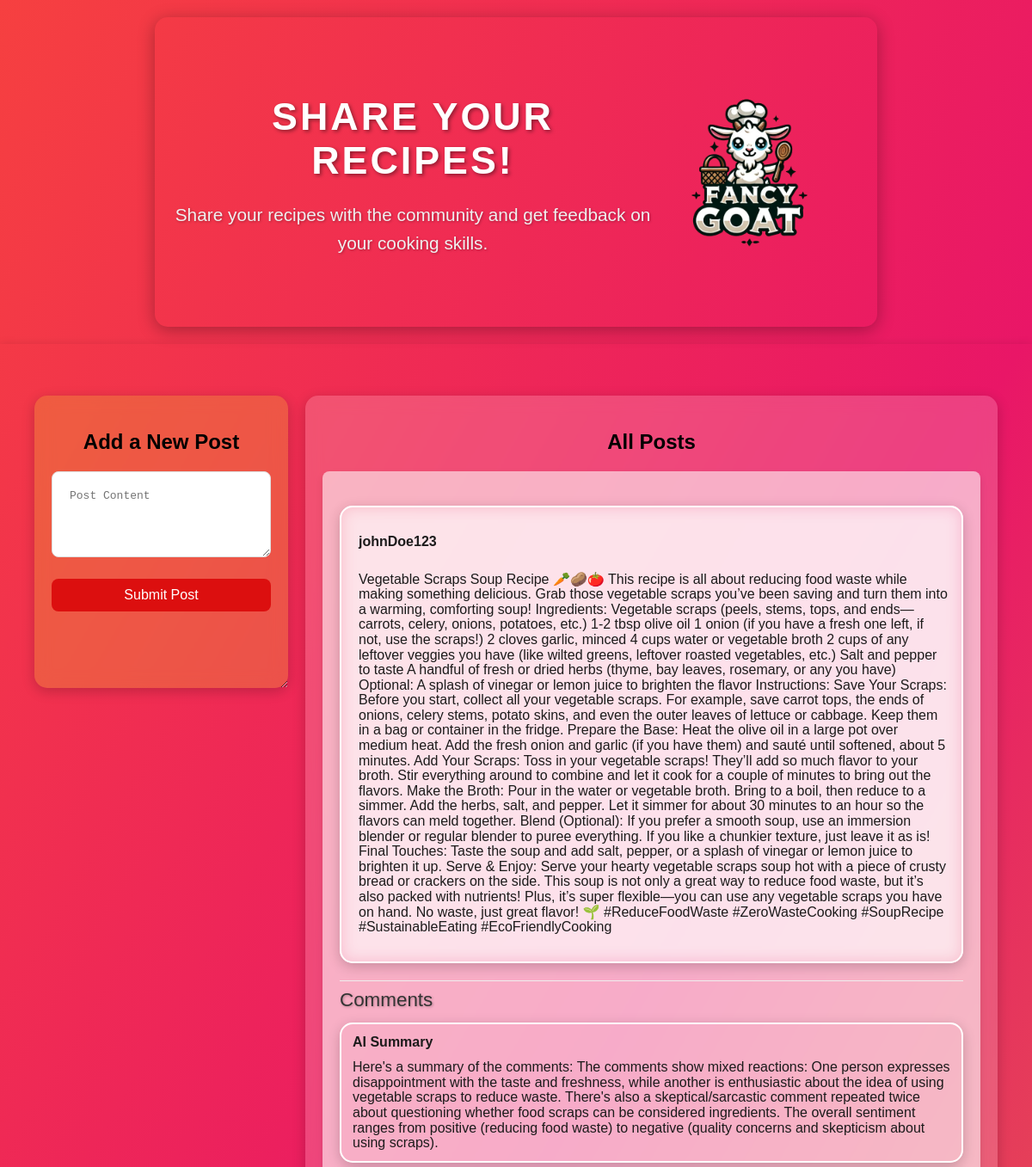
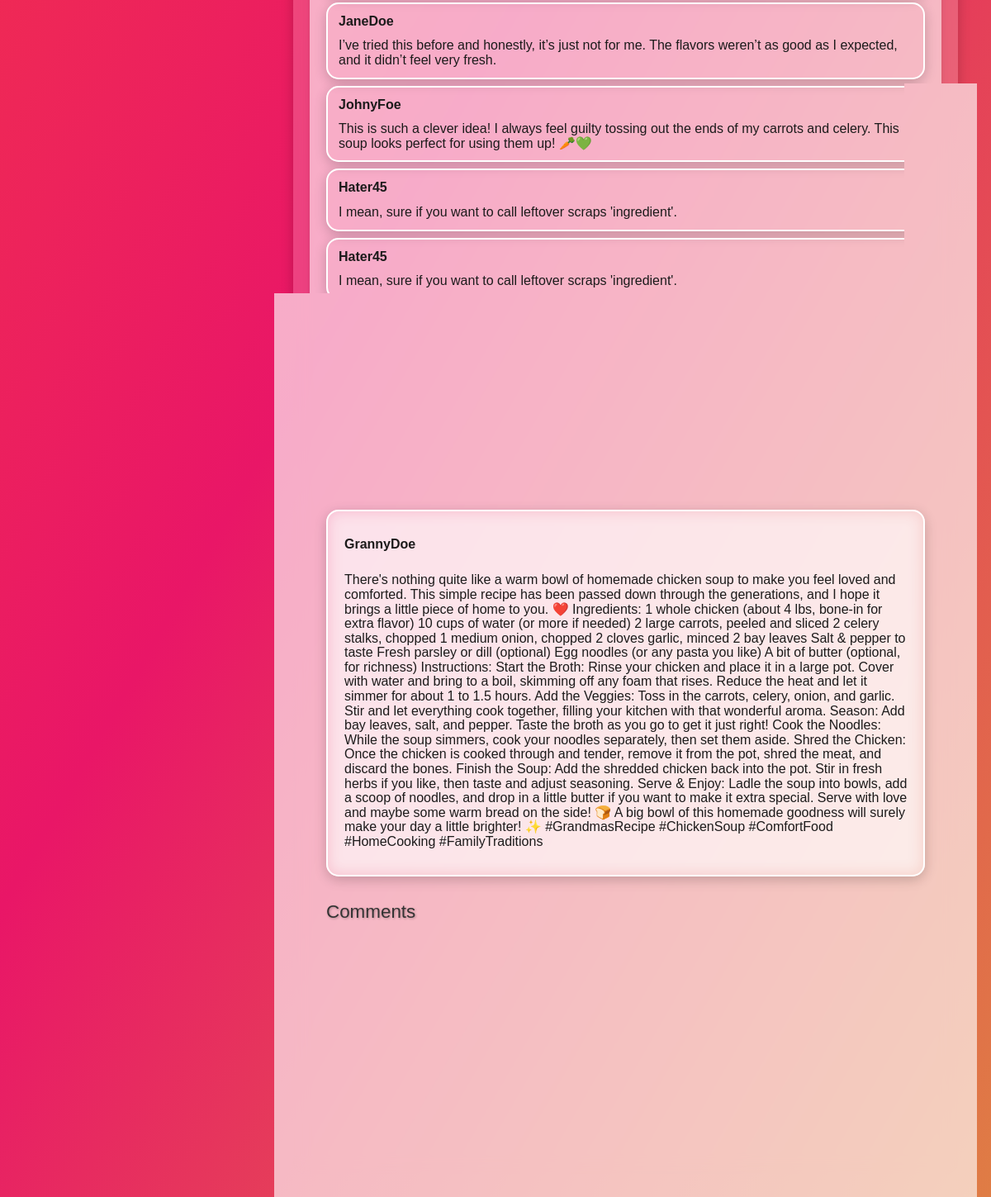
The app's page /community with its own data (2 pictures, top to bottom).
### tables this page shows
CREATE TABLE post(creator,content,id);

CREATE TABLE aisummary (id,content);

CREATE TABLE comment(id,creator,content);

### main.py (the view, shortened to what this page needs)
@app.route('/community',methods=['GET', 'POST'])
def community():
    conn = sqlite3.connect('user.db')
    conn.row_factory = sqlite3.Row
    cursor = conn.cursor()
    cursor.execute('SELECT * FROM post')
    posts = cursor.fetchall()
    comments = {}
    summaries = {}
    for post in posts:
        cursor.execute('SELECT * FROM comment WHERE id = ?', (post['id'],))
        comments[post["id"]] = cursor.fetchall()
        cursor.execute('SELECT content FROM aisummary WHERE id = ?', (post['id'],))
        summaries[post["id"]] = cursor.fetchone()
    conn.close()
    return render_template("community.html",posts=posts,comments=comments,summaries=summaries)

### templates/community.html (shortened to what this page needs)
<html lang="en">
<head>
  <link rel="stylesheet" href="static/community.css">
</head>
<body>
  <header>
    <div class="header-content">
      <div class="text-content">
        <h1>Share your recipes!</h1>
        <h3>Share your recipes with the community and get feedback on your cooking skills.</h3>
      </div>
      <div class="image-container">
        <a href="http://127.0.0.1:5000">
        <img src="static/logo.png" alt="">
      </a>
      </div>
    </div>
  </header>
  <main>
    <div class="card-container">
      <section class="transparent-card small">
        <h2>Add a New Post</h2>
        <form method="POST">
          <textarea name="content" placeholder="Post Content" required></textarea>
          <button type="submit">Submit Post</button>
        </form>
      </section>
      <div class="transparent-card big">
        <h2>All Posts</h2>
        {% for post in posts %}
        <div class="post">
          <div class="single-post">
          <p class="post-creator">{{ post['creator'] }}</h5>
          <p>{{ post['content'] }}</p>
          </div>
          <div class="comments">
            <h3>Comments</h3>
            <div class="single-comment">
              <p class="comment-user">AI Summary</h5>
              <p>{{ summaries[post['id']]['content'] }}</p>
              </div>
            {% for comment in comments[post['id']] %}
            <div class="single-comment">
            <p class="comment-user">{{ comment['creator'] }}</h5>
            <p>{{ comment['content'] }}</p>
            </div>
            {% endfor %}
            <form method="POST">
              <textarea name="comment_content" placeholder="Your Comment" required></textarea>
              <button type="submit">Submit Comment</button>
            </form>
          </div>
        </div>
        {% endfor %}
      </div>
    </div>
  </main>
</body>
</html>

### static/community.css (style rules this page uses)
body { margin: 0; padding: 0; font-family: Arial, sans-serif; background: rgb(246,64,64); background: linear-gradient(120deg, rgba(246,64,64,1) 0%, rgba(233,22,103,1) 50%, rgba(223,126,68,1) 100%); }
.card-container { display: flex; gap: 20px; padding: 20px; justify-content: center; flex-wrap: wrap; }
.transparent-card { background: rgba(255, 255, 255, 0.18); border-radius: 15px; padding: 20px; margin: 20px auto; max-width: 800px; box-shadow: 0 4px 15px rgba(0, 0, 0, 0.2); backdrop-filter: blur(10px); resize: both; overflow: auto; }
.big { flex: 3; min-width: 600px; max-width: 800px; }
.small { flex: 1; min-width: 200px; max-width: 300px; max-height: 300px; background: rgba(229, 189, 46, 0.283); }
header { text-align: center; padding: 60px 20px; background: ff; color: #fff; border-radius: 15px; box-shadow: 0 4px 20px rgba(0, 0, 0, 0.3); margin: 20px auto; max-width: 800px; overflow: hidden; position: relative; display: flex; justify-content: space-between; align-items: center; }
.header-content { display: flex; justify-content: space-between; align-items: center; width: 100%; }
.text-content { flex: 1; }
h1 { font-size: 2.8em; font-weight: 800; margin-bottom: 15px; text-transform: uppercase; letter-spacing: 3px; text-shadow: 2px 2px 4px rgba(0, 0, 0, 0.4); position: relative; z-index: 1; }
h3 { font-size: 1.3em; font-weight: 300; line-height: 1.6; color: #f0f0f0; text-shadow: 1px 1px 3px rgba(0, 0, 0, 0.3); position: relative; z-index: 1; }
main { padding: 20px; margin-top: 20px; box-shadow: 0 0 10px rgba(0, 0, 0, 0.1); position: relative; text-align: center; overflow: hidden; }
form { display: flex; flex-direction: column; gap: 25px; }
textarea { width: 100%; padding: 20px; border: 1px solid #ddd; border-radius: 8px; font-size: 1em; resize: vertical; min-height: 100px; text-align: left; }
button { padding: 10px 10px; background-color: #dc0f0f; color: #fff; border: none; border-radius: 8px; font-size: 1em; cursor: pointer; transition: background-color 0.3s ease; }
.post { background: rgba(255, 255, 255, 0.564); border-radius: 8px; padding: 20px; margin-bottom: 20px; box-shadow: 0 4px 8px rgba(0, 0, 0, 0.1); }
.single-post { background: rgba(245, 241, 241, 0); border: 2px solid white; border-radius: 15px; padding: 10px; margin: 20px auto; max-width: 800px; box-shadow: 0 4px 15px rgba(0, 0, 0, 0.2); backdrop-filter: blur(10px); }
.post p { font-size: 1.0em; color: #1c1b1b; line-height: 1.1; text-align: left; padding: 5px; padding-left: 10px; }
.post-creator { font-size: 1.3em; font-weight: bold; color: #171313; line-height: 1.1; text-align: left; padding-left: 15px; }
.comments { margin-top: 2px; padding-top: 2px; border-top: 1px solid #eee; text-align: left; }
.comments h3 { font-size: 1.4em; color: #333; margin-bottom: 2px; margin-top: 2px; }
.single-comment { background: rgba(255, 255, 255, 0); border: 2px solid white; border-radius: 15px; padding: 5px; margin: 8px auto; max-width: 800px; box-shadow: 0 4px 15px rgba(0, 0, 0, 0.2); }
.comment-user { font-size: 1.1em; font-weight: bold; color: #171313; line-height: 0.5; text-align: left; margin-block: 2px; padding-block: 2px; }
.comments p { font-size: 1em; color: #1c1b1b; text-align: left; padding-left: 8px; margin-block: 2px; }
.comments form { margin-top: 15px; text-align: left; }
.comments textarea { min-height: 80px; }
.comments button { background-color: #dc0f0f; text-align: right; max-width: 150px; margin-left: auto; }
.image-container { width: 200px; padding: 10px; text-align: left; margin-right: 20px; }
img { max-width: 100%; height: auto; border-radius: 10px; }

### records on screen
post: creator "johnDoe123", content "Vegetable Scraps Soup Recipe 🥕🥔🍅 This recipe is all about reducing food waste while making something delicious. Grab those vegetable scraps you’ve been saving and turn them into a warming, comforting soup! Ingredients: Vegetable scraps (peels, stems, tops, and ends—carrots, celery, onions, potatoes, etc.) 1-2 tbsp olive oil 1 onion (if you have a fresh one left, if not, use the scraps!) 2 cloves garlic, minced 4 cups water or vegetable broth 2 cups of any leftover veggies you have (like wilted greens, leftover roasted vegetables, etc.) Salt and pepper to taste A handful of fresh or dried herbs (thyme, bay leaves, rosemary, or any you have) Optional: A splash of vinegar or lemon juice to…"
aisummary: content "Here's a summary of the comments: The comments show mixed reactions: One person expresses disappointment with the taste and freshness, while another is enthusiastic about the idea of using vegetable scraps to reduce waste. There's also a skeptical/sarcastic comment repeated twice about questioning whether food scraps can be considered ingredients. The overall sentiment ranges from positive (reducing food waste) to negative (quality concerns and skepticism about using scraps)."
comment: creator "JaneDoe", content "I’ve tried this before and honestly, it’s just not for me. The flavors weren’t as good as I expected, and it didn’t feel very fresh."
comment: creator "JohnyFoe", content "This is such a clever idea! I always feel guilty tossing out the ends of my carrots and celery. This soup looks perfect for using them up! 🥕💚"
comment: creator "Hater45", content "I mean, sure if you want to call leftover scraps 'ingredient'."
comment: creator "Hater45", content "I mean, sure if you want to call leftover scraps 'ingredient'."
post: creator "GrannyDoe", content "There's nothing quite like a warm bowl of homemade chicken soup to make you feel loved and comforted. This simple recipe has been passed down through the generations, and I hope it brings a little piece of home to you. ❤️ Ingredients: 1 whole chicken (about 4 lbs, bone-in for extra flavor) 10 cups of water (or more if needed) 2 large carrots, peeled and sliced 2 celery stalks, chopped 1 medium onion, chopped 2 cloves garlic, minced 2 bay leaves Salt & pepper to taste Fresh parsley or dill (optional) Egg noodles (or any pasta you like) A bit of butter (optional, for richness) Instructions: Start the Broth: Rinse your chicken and place it in a large pot. Cover with water and bring to a boil,…"
